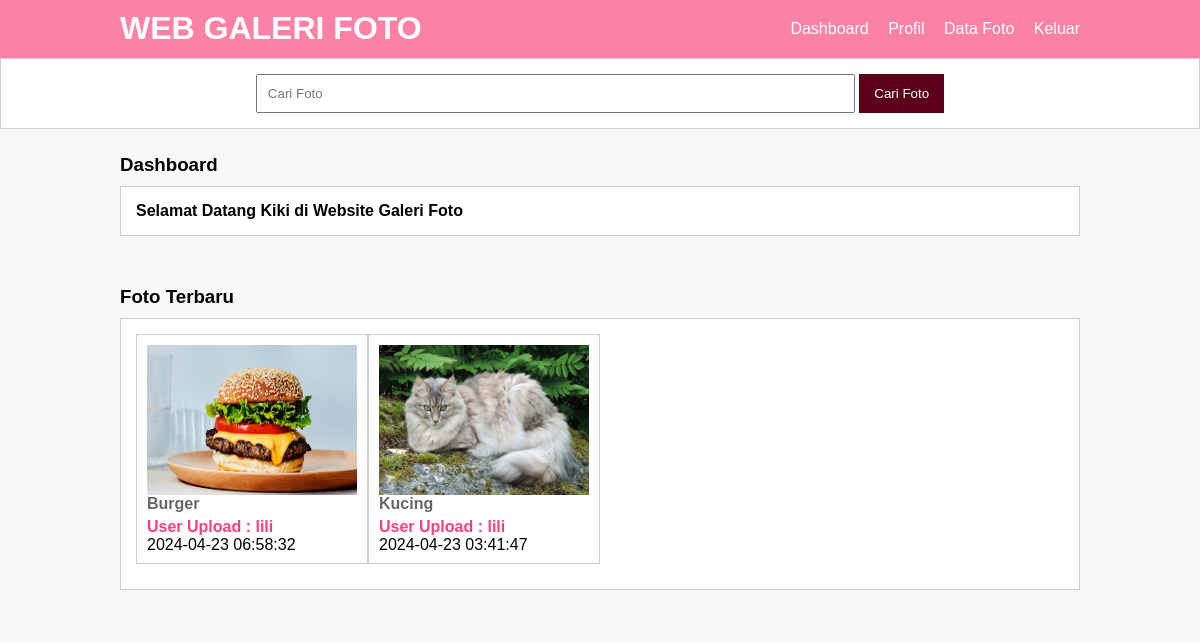
/dashboard.php (signed in), run on the app's committed database.
### tables this page shows
CREATE TABLE `tb_image` (
  `image_id` int(11) NOT NULL,
  `category_id` int(11) NOT NULL,
  `category_name` varchar(100) NOT NULL,
  `admin_id` int(11) NOT NULL,
  `admin_name` varchar(100) NOT NULL,
  `image_name` varchar(100) NOT NULL,
  `image_description` text NOT NULL,
  `image` varchar(100) NOT NULL,
  `image_status` tinyint(1) NOT NULL,
  `date_created` timestamp NOT NULL DEFAULT current_timestamp() ON UPDATE current_timestamp()
);

### dashboard.php (the view, shortened to what this page needs)
<?php
	include 'db.php';
?>
<!DOCTYPE html PUBLIC "-//W3C//DTD XHTML 1.0 Transitional//EN" "http://www.w3.org/TR/xhtml1/DTD/xhtml1-transitional.dtd">
<html xmlns="http://www.w3.org/1999/xhtml">
<head>
<link rel="stylesheet" type="text/css" href="css/style.css">
</head>
<body>
    <header>
        <div class="container">
        <h1><a href="dashboard.php">WEB GALERI FOTO</a></h1>
        <ul>
           <li><a href="dashboard.php">Dashboard</a></li>
           <li><a href="profil.php">Profil</a></li>
           <li><a href="data-image.php">Data Foto</a></li>
           <li><a href="Keluar.php">Keluar</a></li>
        </ul>
        </div>
    </header>
    <div class="search">
        <div class="container">
            <form action="galeri-dash.php">
              <input type="text" name="search" placeholder="Cari Foto" />
              <input type="submit" name="cari" value="Cari Foto" />
            </form>
        </div>
    </div>
    <div class="section">
        <div class="container">
            <h3>Dashboard</h3>
            <div class="box">
                <h4>Selamat Datang <?php echo $_SESSION['a_global']->admin_name ?> di Website Galeri Foto</h4>
            </div>
        </div>
    </div>
    <div class="container">
       <h3>Foto Terbaru</h3>
       <div class="box">
          <?php
              $foto = mysqli_query($conn, "SELECT * FROM tb_image WHERE image_status = 1 ORDER BY image_id DESC LIMIT 8");
			  if(mysqli_num_rows($foto) > 0){
				  while($p = mysqli_fetch_array($foto)){
		  ?>
          <a href="detail-image-dashboard.php?id=<?php echo $p['image_id'] ?>">
          <div class="col-4">
              <img src="foto/<?php echo $p['image'] ?>" height="150px" />
              <p class="nama"><?php echo substr($p['image_name'], 0, 30)  ?></p>
              <p class="admin">User Upload : <?php echo $p['admin_name'] ?></p>
              <p class="admin1"><?php echo $p['date_created']  ?></p>
          </div>
          </a>
          <?php }}else{ ?>
              <p>Foto tidak ada</p>
          <?php } ?>
       </div>
    </div>
</body>
</html>

### css/style.css (style rules this page uses)
* { padding:0; margin:0; font-family:'Quicksand', sans-serif; }
body { background-color:#f8f8f8; }
a { color: inherit; text-decoration:none; }
header { background-color: #fc82a5; color: #fff; }
header h1 { float:left; padding:10px 0; }
header ul { float:right; }
header ul li { display:inline-block; }
header ul li a { padding:20px 0 20px 15px; display: inline-block; }
.container { width: 80%; margin: 0 auto; }
.container:after { content:''; display: block; clear:both; }
.section { padding:25px 0; }
.box { background-color: #fff; border:1px solid #ccc; padding:15px; box-sizing: border-box; margin:10px 0 25px 0; }
.box:after { content: ''; display: block; clear: both; }
.search { padding:15px 0; background-color: #fff; border:1px solid #ccc; text-align: center; }
.search input[type=text] { width: 60%; padding:10px; }
.search input[type=submit] { padding:12px 15px; background-color: #5c001a; color: #fff; border:none; cursor:pointer; }
.col-4 { width:25%; height: 230px; border:1px solid #ccc; float: left; padding:10px; box-sizing: border-box; margin-bottom: 10px; }
.col-4 img { width: 100%; }
.col-4 .nama { font-weight: bold; color: #666; margin-bottom: 5px; }
.col-4 .admin { font-weight: bold; color: #FC3F81; }

### data on the page
tb_image: image (picture), image_name "Burger", admin_name "lili", date_created "2024-04-23 06:58:32"
tb_image: image (picture), image_name "Kucing", admin_name "lili", date_created "2024-04-23 03:41:47"

### other printed values
$_SESSION['a_global']->admin_name "Kiki"
